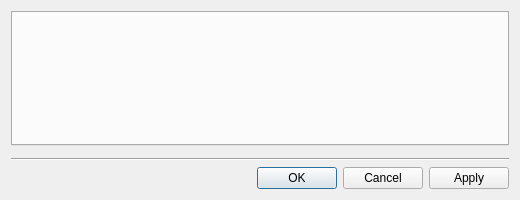
<?xml version="1.0" encoding="UTF-8"?>
<ui version="4.0">
 <class>UserSettingsDialog</class>
 <widget class="QDialog" name="UserSettingsDialog">
  <property name="geometry">
   <rect>
    <x>0</x>
    <y>0</y>
    <width>520</width>
    <height>200</height>
   </rect>
  </property>
  <property name="minimumSize">
   <size>
    <width>520</width>
    <height>0</height>
   </size>
  </property>
  <layout class="QVBoxLayout" name="verticalLayout">
   <item>
    <widget class="QTabWidget" name="tabWidget"/>
   </item>
   <item>
    <widget class="nx::client::desktop::AlertBar" name="alertBar" native="true"/>
   </item>
   <item>
    <widget class="Line" name="line">
     <property name="orientation">
      <enum>Qt::Horizontal</enum>
     </property>
    </widget>
   </item>
   <item>
    <widget class="QDialogButtonBox" name="buttonBox">
     <property name="orientation">
      <enum>Qt::Horizontal</enum>
     </property>
     <property name="standardButtons">
      <set>QDialogButtonBox::Apply|QDialogButtonBox::Cancel|QDialogButtonBox::Ok</set>
     </property>
    </widget>
   </item>
  </layout>
 </widget>
 <customwidgets>
  <customwidget>
   <class>nx::client::desktop::AlertBar</class>
   <extends>QWidget</extends>
   <header location="global">nx/client/desktop/common/widgets/message_bar.h</header>
  </customwidget>
 </customwidgets>
 <resources/>
 <connections/>
</ui>
